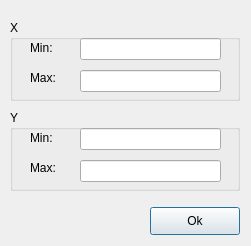
<?xml version="1.0" encoding="UTF-8"?>
<ui version="4.0">
 <class>axis_settings</class>
 <widget class="QDialog" name="axis_settings">
  <property name="geometry">
   <rect>
    <x>0</x>
    <y>0</y>
    <width>251</width>
    <height>246</height>
   </rect>
  </property>
  <property name="windowTitle">
   <string>Axis</string>
  </property>
  <property name="windowIcon">
   <iconset resource="Resources.qrc">
    <normaloff>:/new/icon_resource/RS.ico</normaloff>:/new/icon_resource/RS.ico</iconset>
  </property>
  <widget class="QPushButton" name="ok_push_button">
   <property name="geometry">
    <rect>
     <x>150</x>
     <y>207</y>
     <width>90</width>
     <height>28</height>
    </rect>
   </property>
   <property name="text">
    <string>Ok</string>
   </property>
  </widget>
  <widget class="QGroupBox" name="xAxis_group_box">
   <property name="geometry">
    <rect>
     <x>10</x>
     <y>20</y>
     <width>230</width>
     <height>81</height>
    </rect>
   </property>
   <property name="title">
    <string>X</string>
   </property>
   <widget class="QLabel" name="xMax_label">
    <property name="geometry">
     <rect>
      <x>20</x>
      <y>50</y>
      <width>41</width>
      <height>16</height>
     </rect>
    </property>
    <property name="text">
     <string>Max:</string>
    </property>
   </widget>
   <widget class="QLabel" name="xMin_label">
    <property name="geometry">
     <rect>
      <x>20</x>
      <y>20</y>
      <width>41</width>
      <height>16</height>
     </rect>
    </property>
    <property name="text">
     <string>Min:</string>
    </property>
   </widget>
   <widget class="QLineEdit" name="xMin_line_edit">
    <property name="geometry">
     <rect>
      <x>70</x>
      <y>18</y>
      <width>141</width>
      <height>22</height>
     </rect>
    </property>
    <property name="maxLength">
     <number>8</number>
    </property>
   </widget>
   <widget class="QLineEdit" name="xMax_line_edit">
    <property name="geometry">
     <rect>
      <x>70</x>
      <y>50</y>
      <width>141</width>
      <height>22</height>
     </rect>
    </property>
    <property name="maxLength">
     <number>8</number>
    </property>
   </widget>
  </widget>
  <widget class="QGroupBox" name="yAxis_group_box">
   <property name="geometry">
    <rect>
     <x>10</x>
     <y>110</y>
     <width>230</width>
     <height>81</height>
    </rect>
   </property>
   <property name="title">
    <string>Y</string>
   </property>
   <widget class="QLabel" name="yMax_label">
    <property name="geometry">
     <rect>
      <x>20</x>
      <y>50</y>
      <width>41</width>
      <height>16</height>
     </rect>
    </property>
    <property name="text">
     <string>Max:</string>
    </property>
   </widget>
   <widget class="QLabel" name="yMin_label">
    <property name="geometry">
     <rect>
      <x>20</x>
      <y>20</y>
      <width>41</width>
      <height>16</height>
     </rect>
    </property>
    <property name="text">
     <string>Min:</string>
    </property>
   </widget>
   <widget class="QLineEdit" name="yMin_line_edit">
    <property name="geometry">
     <rect>
      <x>70</x>
      <y>18</y>
      <width>141</width>
      <height>22</height>
     </rect>
    </property>
    <property name="maxLength">
     <number>8</number>
    </property>
   </widget>
   <widget class="QLineEdit" name="yMax_line_edit">
    <property name="geometry">
     <rect>
      <x>70</x>
      <y>50</y>
      <width>141</width>
      <height>22</height>
     </rect>
    </property>
    <property name="maxLength">
     <number>8</number>
    </property>
   </widget>
  </widget>
 </widget>
 <tabstops>
  <tabstop>xMin_line_edit</tabstop>
  <tabstop>xMax_line_edit</tabstop>
  <tabstop>yMin_line_edit</tabstop>
  <tabstop>yMax_line_edit</tabstop>
  <tabstop>ok_push_button</tabstop>
  <tabstop>xMin_line_edit_2</tabstop>
  <tabstop>xMax_line_edit_2</tabstop>
 </tabstops>
 <resources>
  <include location="Resources.qrc"/>
 </resources>
 <connections/>
</ui>
